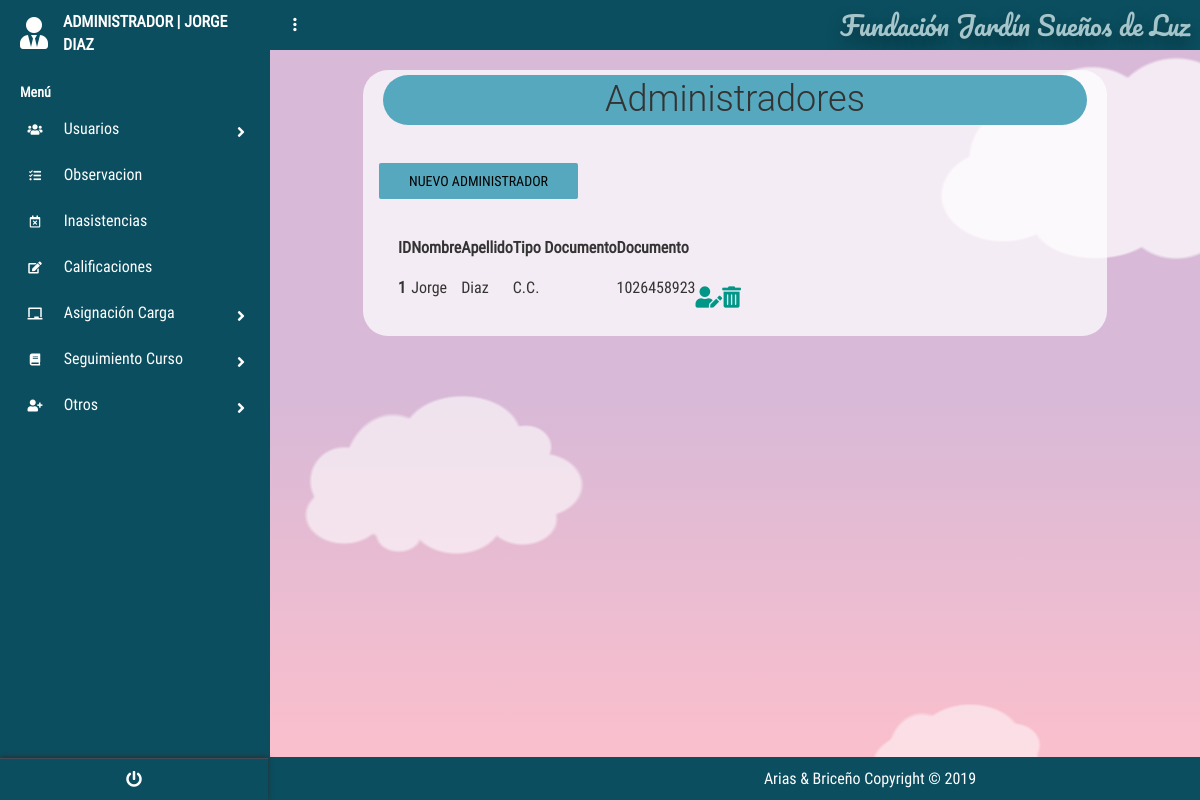
The app's page /?c=Admin&a=Index (signed in) with its own data.
### tables this page shows
create table Usuario
(
id_Usuario int PRIMARY KEY auto_increment ,
user_Usuario varchar (50) not null,
password_Usuario varchar (8) not null,
nombre_Usuario varchar (50) not null,
apellido_Usuario varchar (50) not null,
tipoDoc_Usuario varchar (50) not null,
doc_Usuario bigint not null,
estado_Usuario varchar (50) not null,
id_tipoUsuario_FK int ,
id_Especialidad_FK int 
);

### controllers/AdminController.php (called while the page is built, shortened)
<?php
include_once './models/AdminModel.php';
class AdminController{
    public function __CONSTRUCT(){
        $this->mode = new AdminModel();
    }
    public function Index(){
        include_once './views/Administrador/AdminCon.php';
    }
}

### models/Conexion.php (called while the page is built)
<?php
class Conexion{
    public static function conectar(){
        $PDO = new PDO("mysql:host=localhost;dbname=dbfundacion;charset=utf8","root","");
        $PDO->setAttribute(PDO::ATTR_ERRMODE,PDO::ERRMODE_EXCEPTION);
        return $PDO;
    }
}
?>

### models/AdminModel.php (called while the page is built, shortened)
<?php
class AdminModel{
    public $CNX;
    public function __construct(){
        try {
            $this->CNX= Conexion::conectar();
        } catch (Exception $e) {
            die($e->getMessage());
        }
    }
    public function listar_Administradores(){
        try {
            $query= "SELECT * from Usuario where id_tipoUsuario_FK=1 and estado_Usuario='Activo'";
            $stm = $this->CNX->prepare($query);
            $stm->execute();
            return $stm->fetchAll(PDO::FETCH_OBJ);
        } catch (Exception $e){
            die($e ->getMessage());
        }
    }
}

### views/Administrador/AdminCon.php (the view, shortened to what this page needs)
<?php
if (isset($_SESSION['Admin'])){
    $sesion = 'A';
}elseif (isset($_SESSION['Profe'])){
    $sesion = 'P';
}elseif (isset($_SESSION['Estudiante'])){
    $sesion = 'E';
}
?>
<!DOCTYPE html>
<html lang="es">
<head>
    <link rel='stylesheet' href='https://cdnjs.cloudflare.com/ajax/libs/twitter-bootstrap/4.1.1/css/bootstrap.css'>
    <link rel='stylesheet' href='https://use.fontawesome.com/releases/v5.0.13/css/all.css'>
    <link rel="stylesheet" href="<?php echo SERVERURL; ?>assets/css/main.css">
    <link rel="stylesheet" href="<?php echo SERVERURL; ?>assets/css/style.css">
    <link rel="stylesheet" href="<?php echo SERVERURL; ?>assets/css/menu_Lateral.css">
    <link rel="stylesheet" href="<?php echo SERVERURL; ?>assets/css/main.css">
    <link href="https://unpkg.com/bootstrap-table@1.18.0/dist/bootstrap-table.min.css" rel="stylesheet">
</head>
<body>
    <?php include "./views/modules/navlateral.php" ?>
    <section class="full-box dashboard-contentPage">
        <?php include "./views/modules/navbar.php" ?>
        <div class="container">
            <div class="titles">
                <h1 class="tituloa ">Administradores</h1>
                <?php
				if ($sesion == 'A') {
					echo "<div class='form-group' id='botones'>
                    <a href='?c=Admin&a=nuevo' class='boton btn btn-info botones'>Nuevo Administrador</a>
                </div>";
				}else{echo ' ';}
			?>
            </div>
            <div class="tablas">
                <table id="table" data-toggle="table" data-height="auto" data-search="true" data-show-refresh="false"
                    data-show-columns="true" data-buttons-toolbar=".buttons-toolbar">
                    <thead>
                        <tr>
                            <th data-field="ID">ID</th>
                            <th data-field="nombre">Nombre</th>
                            <th data-field="apellido">Apellido</th>
                            <th data-field="tipoDoc">Tipo Documento</th>
                            <th data-field="Doc">Documento</th>
                            <th data-field="editar"></th>
                            <?php
                                if ($sesion == 'A') {
                                    echo "<th data-field=\"eliminar\"></th>";
                                }else{echo ' ';}
                            ?>
                        </tr>
                    </thead>
                    <tbody>
                        <?php foreach ($this->mode->listar_Administradores() as $k ) : ?>
                        <tr>
                            <th data-field="ID" scope="row"><?php echo $k->id_Usuario; ?></th>
                            <td data-field="nombre"><?php echo $k->nombre_Usuario; ?></td>
                            <td data-field="apellido"><?php echo $k->apellido_Usuario; ?></td>
                            <td data-field="tipoDoc"><?php echo $k->tipoDoc_Usuario; ?></td>
                            <td data-field="Doc"><?php echo $k->doc_Usuario; ?></td>
                            <th data-field="editar">
                                <div class="form-group" id="botones">
                                    <a href="?c=Admin&a=nuevo&id_Usuario=<?php echo $k->id_Usuario;?>"
                                        class="fas fa-user-edit fa-lg "></a>
                                </div>
                            </th>
                            <?php
                                if ($sesion == 'A') {
                                    echo "<th data-field=\"eliminar\">
                                    <div class=\"form-group\" id=\"botones\">
                                        <a onclick=\"javascript:return confirm('¿Desea eliminar el registro?');
                                        \" href=\"?c=Admin&a=g_eliminar_Admin&id_Usuario= $k->id_Usuario;?>\"
                                        class=\"fas fa-trash-alt fa-lg\"></a>
                                    </div>
                                    </th>";
                                    }else{echo ' ';}
                                    ?>
            </tr>
            <?php endforeach; ?>
            </tbody>
            </table>
            </div>
        </div>
        <?php include "./views/modules/fondo_Form.php" ?>
    </section>
</body>
</html>

### assets/css/main.css (style rules this page uses)
body, html { background-color: #0b4e5f; width: 100%; height: 100%; margin: 0; padding: 0; position: relative; font-size: 16px; font-family: 'RobotoCondensed'; overflow: hidden; }
.full-box { margin: 0; padding: 0; width: 100%; box-sizing: border-box; }
.container { background-color: rgba(255, 255, 255, 0.726); margin-top:20px; border-radius:25px; width:80%; }
.tablas,h1 { margin:20px }
h1 { text-align: center; padding: 5px; margin: 5px; }
form .btn, .botones { background-color: #56a8be; border-color: #56a8be; }
.tituloa { background-color: #56a8be; border-color: #56a8be; border-radius: 1em; }
.dashboard-sideBar, .dashboard-contentPage { position: absolute; top: 0; height: 100%; transition: all .3s ease-in-out; }
.dashboard-contentPage { right: 0; z-index: 1; padding-left: 270px; }
.btn:not(.btn-raised).btn-info, .input-group-btn .btn:not(.btn-raised).btn-info { color: #000000; }

### assets/css/menu_Lateral.css (style rules this page uses)
body { font-size: 0.9rem; }

### views/modules/fondo_Form.php (style rules this page uses)
html { box-sizing: border-box; }
*, *:before, *:after { box-sizing: inherit; }
body { margin: 0; background: linear-gradient(#d8b9d7 50%, #ffc0cb); min-height: 100vh; display: flex; justify-content: center; align-items: center; overflow: hidden; position: relative; }

### records on screen
usuario: id_Usuario "1", nombre_Usuario "Jorge", apellido_Usuario "Diaz", tipoDoc_Usuario "C.C.", doc_Usuario "1026458923"

### other values on screen
$nombre "JORGE DIAZ"
NOMBREPROYECTO "Fundación Jardín Sueños de Luz"
